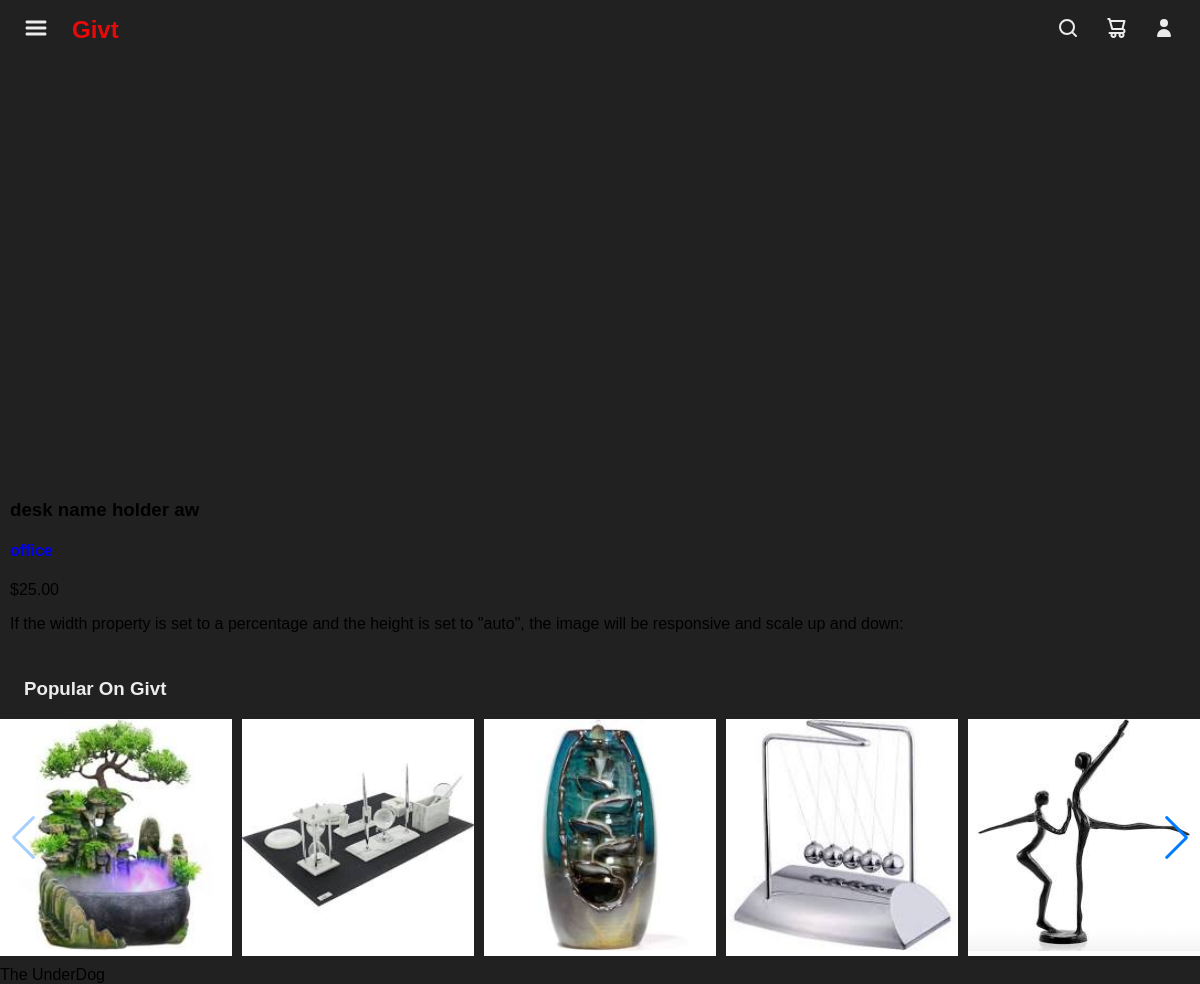
Screenshot of /18/desk-name-holder-aw/ with the database file from the repository.
### shop/models.py (models this page shows, shortened)
class Product(models.Model):
    category = models.ForeignKey(Category, related_name='products', on_delete=models.CASCADE)
    name = models.CharField(max_length=250, db_index=True)
    slug = models.SlugField(max_length=250, unique=True)
    image = models.ImageField(upload_to='media/products/%Y/%m/%d', blank=True)
    description = models.TextField(blank=True)
    created = models.DateTimeField(auto_now_add=True)
    updated = models.DateTimeField(auto_now=True)
    available = models.BooleanField(default=False)
    price = models.DecimalField(max_digits=10, decimal_places=2)
    class Meta:
        ordering = ('name',)
        index_together = (('id', 'slug'),)
    def get_absolute_url(self):
        return reverse('shop:product_details', args=[self.id, self.slug])

### shop/views.py (the view)
# urls.py: path('<int:id>/<slug:slug>/', views.product_details, name='product_details'),
def product_details(request, id, slug):
    product = get_object_or_404(Product, id=id, slug=slug, available=True)
    cart_product_form = CartAddProductForm()
    products = Product.objects.filter(available=True)
    return render(request, 'shop/product/detailsNew.html', {'product': product, 'products': products, 'cart_product_form': cart_product_form})

### cart/context_processors.py (called while the page is built)
def cart(request):
    return {'cart': Cart(request)}

### shop/models.py (called while the page is built)
    def __str__(self):
        return self.name

### shop/templates/shop/product/detailsNew.html (shortened to what this page needs)
{% extends 'shop/homePage.html' %}
{% load static %}
{% block home %}
    <div  class="product-image">
           <div id="scene-container"></div>
        </div>
    <div class="product-details">
            <h3>{{ product.name }}</h3>
            <h4><a href="#">{{ product.category }}</a></h4>
            <p class="price">${{ product.price }}</p>
            <p class="desc"> {{ product.description|linebreaks }}</p>
    </div>
{% endblock %}

### shop/templates/shop/homePage.html (shortened to what this page needs)
{% load static %}
<!DOCTYPE html>
<html lang="en">
<head>
    <link rel="stylesheet" href={% static "css/homePage.css" %}>
    <link rel="stylesheet" href={% static "js/package/css/swiper.min.css" %}>
</head>
<body>
<div class="grid-container">
    <div id="nav">
        <ul class="nav-links">
            <li id="burger"><a href="#"></a></li>
            <li id="givt" ><a href="#"><h4>Givt</h4></a></li>
            <li id="search" ><a href=""></a></li>
            <li id="cart"><a href="#"></a> </li>
            <li id="user"><a href="#"><svg xmlns="http://www.w3.org/2000/svg" viewBox="0 0 24 24"><g data-name="Layer 2"><g data-name="person"><rect width="24" height="24" opacity="0"/><path d="M12 11a4 4 0 1 0-4-4 4 4 0 0 0 4 4zM18 21a1 1 0 0 0 1-1 7 7 0 0 0-14 0 1 1 0 0 0 1 1z"/></g></g></svg></a> </li>
        </ul>
</div>
    {% block home %}
    {% endblock %}
    <div class="carousel">
      <h3>Popular On Givt</h3>
      <div class="swiper-container">
       <div class="swiper-wrapper">
          {% for product in products %}
            <div class="swiper-slide"><a href="{{ product.get_absolute_url }}"><img src="{% if product.image %}{{ product.image.url }}{% else %}{% static 'images/no_img.png' %}{% endif %}" alt="{{ product.name}"></a></div>
          {% endfor %}
      <div class="swiper-button-next"></div>
      </div>
    </div>
  </div>
    <div id="footer">The UnderDog</div>
</div>
</body>
</html>

### shop/static/css/homePage.css (style rules this page uses)
:root { font-size: 1rem; --items-size: 1.5rem; font-family: Arial, Helvetica, sans-serif; --text-primary: #ececec; --text-secondary: #e70a0a; --bg-primary: #222121; --bg-secondary: #181717; --border-radious: 2rem; --main-margin: 1rem; --transition-speed: 600ms; --the-box-shadow:0.1rem 1rem 3rem 0.01rem rgba(0, 0, 0, 0.274) ; box-sizing: border-box; }
body { margin: 0; padding: 0; width: 100vw; height: 100vh; background-color: var(--bg-primary); overflow-x: hidden; }
#nav { margin: 1rem 0 1rem ; padding: 0; }
.nav-links { margin: 0; padding: 0; display: flex; align-items: center; }
#burger { margin-left: var(--items-size); }
#givt { margin-left: var(--items-size); margin-right: auto; }
#givt h4 { margin: 0; color: var(--text-secondary); font-size: var(--items-size); }
#search { margin-left: auto; }
#cart { margin-right: var(--items-size); margin-left: var(--items-size); }
#user { margin-right: var(--items-size); }
svg { width: var(--items-size); fill: var(--text-primary); }
a { text-decoration: none; }
ul { list-style: none; }
img { height: 100%; width: 100%; }
.carousel h3 { color: var(--text-primary); margin-left: var(--items-size); }
.grid-container { display: grid; grid-auto-flow: row; grid-gap: 10px; }
.product-image { width: 100vw; height: 50vh; }
#scene-container { width: 100%; height: 100%; }
.product-details { width: 97vw; padding-left: 10px; background-color: var(--lightcolor); }
.swiper-container { width: 100vw; }
.swiper-slide { text-align: center; font-size: 18px; background: #fff; display: -webkit-box; display: -ms-flexbox; display: grid; grid-template-columns: repeat(auto-fit, minmax(100px, 1fr)); grid-gap: 5px; -webkit-box-pack: center; -ms-flex-pack: center; justify-content: center; -webkit-box-align: center; -ms-flex-align: center; align-items: center; }
.carousel .swiper-slide { -webkit-transition: 250ms all; transition: 250ms all; }

### rows the page displays
Product: name "desk name holder aw", price "25.00", description "If the width property is set to a percentage and the height is set to \"auto\", the image will be responsive and scale up and down:", image (picture)
Product: image (picture)
Product: image (picture)
Product: image (picture)
Product: image (picture)
